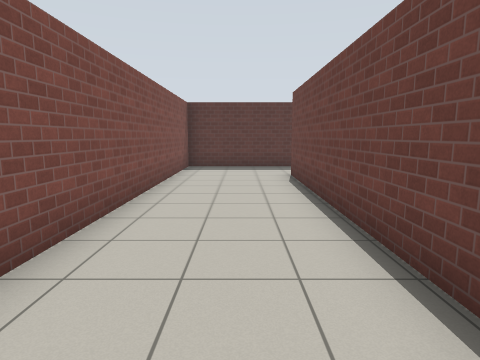
view 1 (above)

21 first-person views from a walk through a robot-simulator world made for Gazebo. The camera is 1.2 m above the floor, tilts 8° down and sees 75° across. The floor is counted in squares, 1 m on a side. Each view is taken from the middle of a square. On the plan, view 1 faces up. The plan holds only what a view shows up to about 13 squares ahead; the rest is blank. Simple patterns stand in for the simulator's built-in surfaces.

view 2
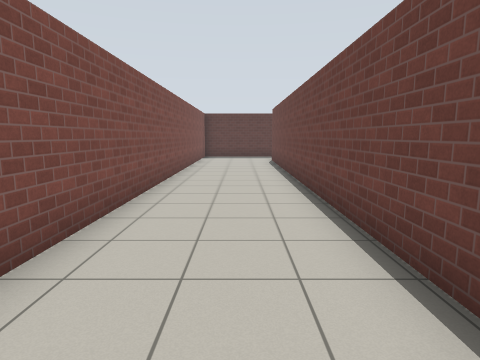

view 3
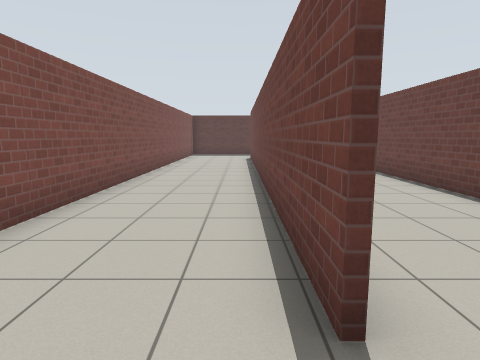

view 4
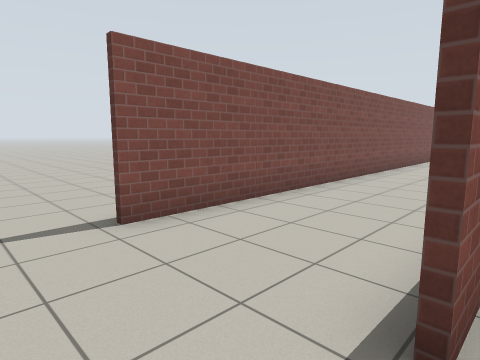

view 5
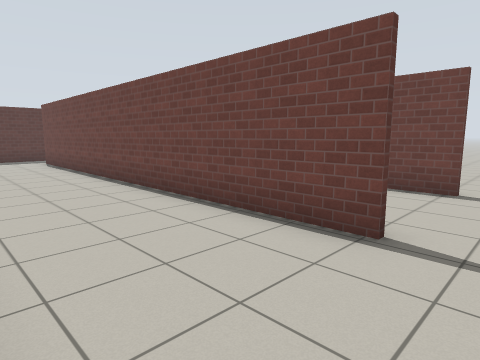

view 6
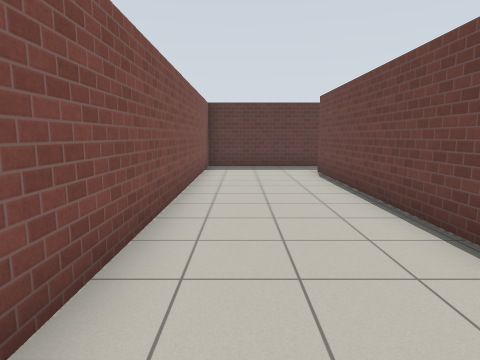

view 7
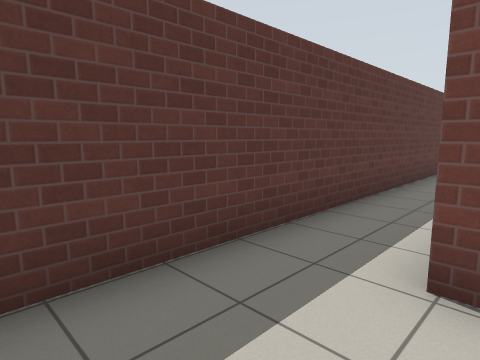

view 8
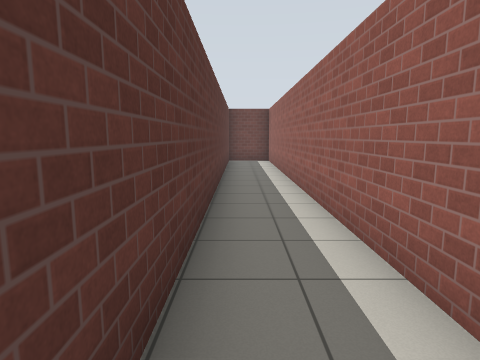

view 9
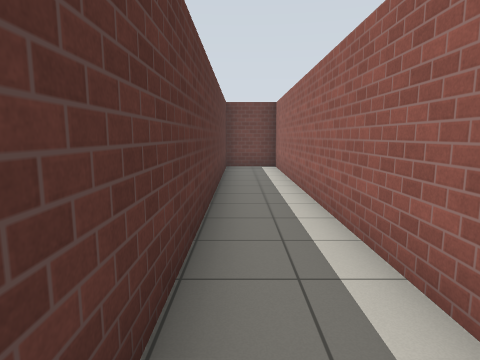

view 10
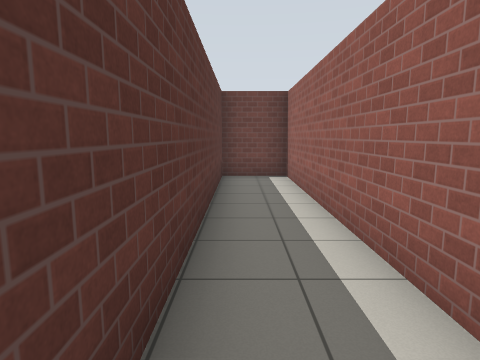

view 11
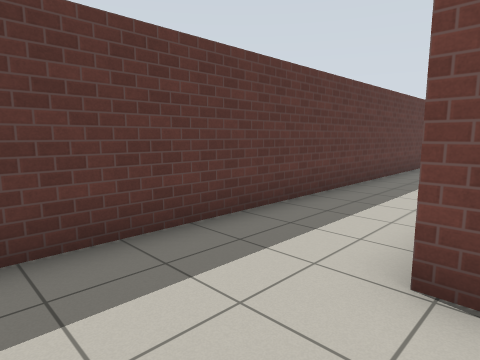

view 12
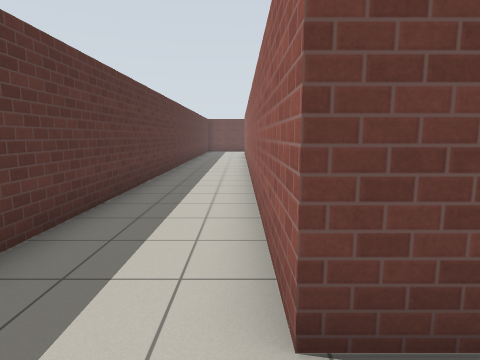

view 13
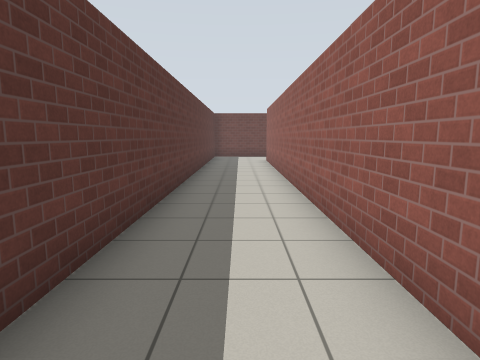

view 14
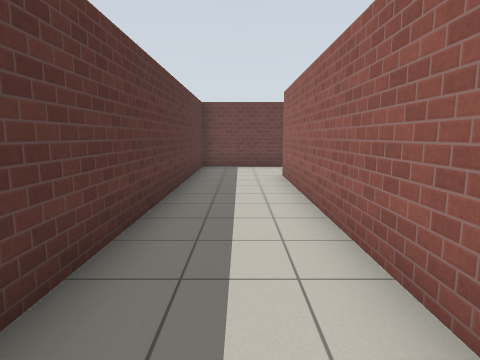

view 15
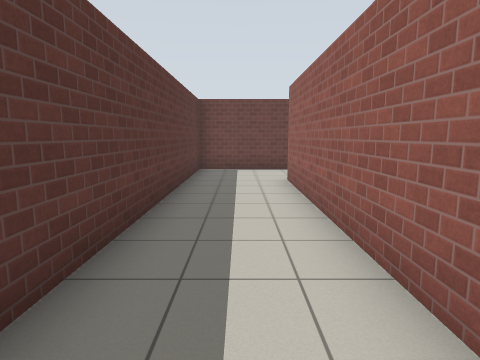

view 16
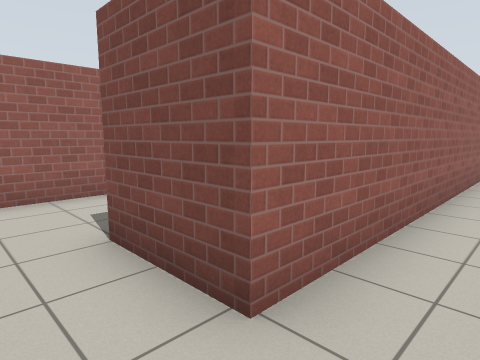

view 17
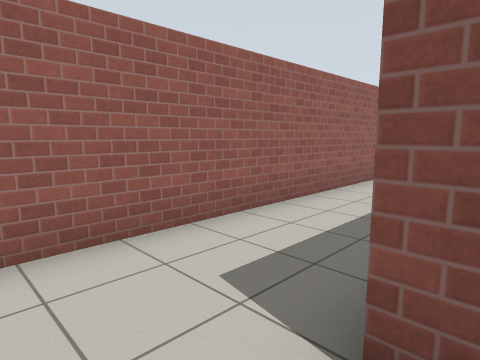

view 18
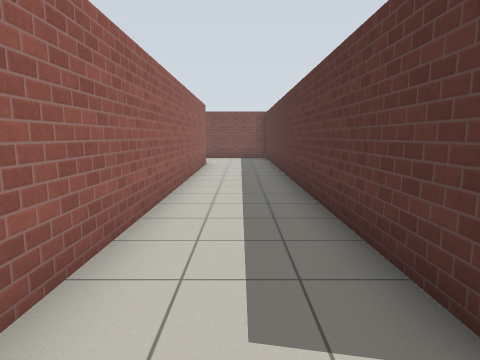

view 19
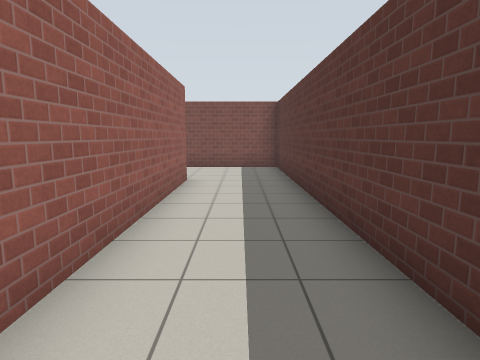

view 20
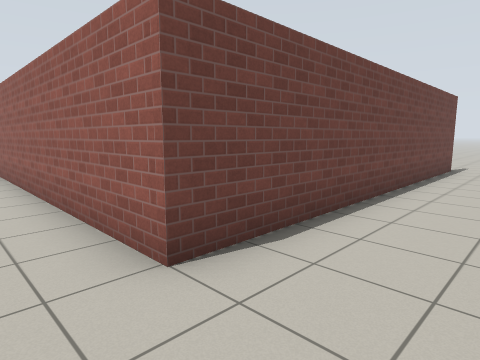

view 21
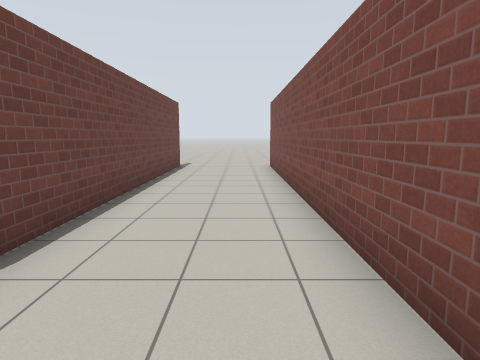

### Floor plan
Points are (right, up) in squares from view 1. A wall is a line through its corners. A room is listed if a view was taken in it or the views show most of it. See-through windows are left out.
Room 1 (views 1, 2, 3, 4, 5, 11, 12, 13, 14, 15)
walls: (1.6, -6.4) (1.6, 9.7) (21.6, 9.7); (21.4, 12.5) (-2.1, 12.5) (-2.1, -6.3)
ways out: opening at (2, -7.5) to room 2; opening at (21, 11) to room 3; opening at (-2, -7.5)
Room 2 (views 6, 7, 8, 9, 10)
walls: (7.6, 7.6) (21.4, 7.6) (21.4, 9.5) (1.7, 9.5) (1.7, -1.5); (1.7, -5.4) (1.7, -6.4); (5.6, -6.8) (5.6, 7.6)
ways out: opening at (2, -7.5) to room 1; opening at (6, -7.5) to room 3
Room 3 (views 16, 17, 18, 19, 20, 21)
walls: (21.3, 7.4) (5.8, 7.4) (5.8, -6.8); (21.6, 9.7) (21.6, 7.4); (24.4, 9.2) (24.4, 12.5) (21.4, 12.5); (9.4, -6.7) (9.4, 4.5) (22.6, 4.5)
ways out: opening at (21, 11) to room 1; opening at (6, -7.5) to room 2; opening at (9, -7.5)

Where each view was taken, in squares from view 1:
view 1: 0 up, 0 right, facing up
view 2: 6 down, 0 right, facing up
view 3: 8 down, 1 right, facing up
view 4: 8 down, 2 right, facing up-left
view 5: 8 down, 2 right, facing up-right
view 6: 3 down, 3 right, facing up
view 7: 7 up, 3 right, facing up-right
view 8: 9 up, 6 right, facing right
view 9: 9 up, 9 right, facing right
view 10: 9 up, 12 right, facing right
view 11: 9 up, 1 left, facing up-right
view 12: 10 up, 0 right, facing right
view 13: 11 up, 6 right, facing right
view 14: 11 up, 12 right, facing right
view 15: 11 up, 13 right, facing right
view 16: 11 up, 23 right, facing down-left
view 17: 8 up, 23 right, facing down-left
view 18: 6 up, 23 right, facing left
view 19: 6 up, 18 right, facing left
view 20: 6 up, 7 right, facing down-right
view 21: 6 up, 7 right, facing down
